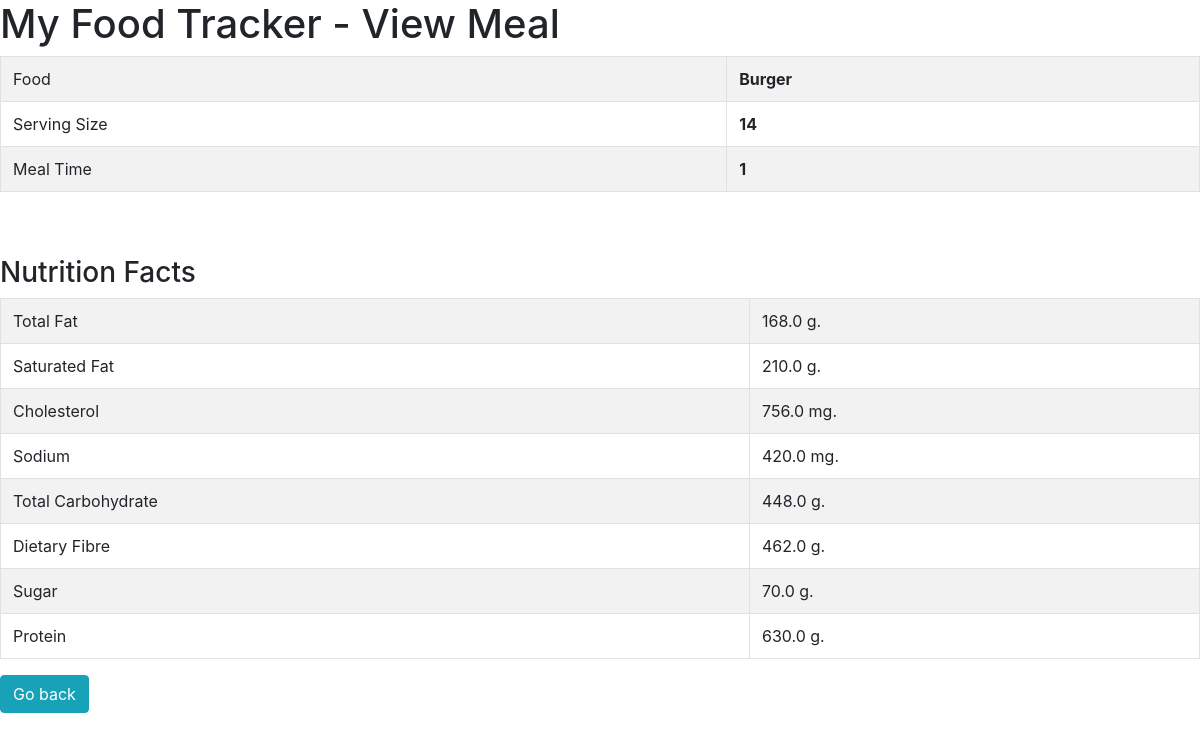
The page /view_meal/1 on the database its author committed.
### food/models.py (models this page shows, shortened)
class Meal(models.Model):
	BREAKFAST = 1
	MORNING_SNACK = 2
	LUNCH = 3
	AFTERNOON_SNACK = 4
	DINNER = 5
	EVENING_SNACK = 6
	MEAL_TIME_TYPES = (
		(BREAKFAST, "Breakfast"),
		(MORNING_SNACK, "Morning Snack"),
		(LUNCH, "Lunch"),
		(AFTERNOON_SNACK, "Afternoon Snack"),
		(DINNER, "Dinner"),
		(EVENING_SNACK, "Evening Snack")
	)
	food = models.ForeignKey(Food, verbose_name="Food" , on_delete = models.CASCADE)
	serving_size = models.IntegerField(verbose_name="Serving Size")
	meal_time = models.IntegerField(verbose_name="Meal Time", choices=MEAL_TIME_TYPES)
	def get_total_totalfat(self):
		return self.serving_size * self.food.total_fat
	def get_total_satfat(self):
		return self.serving_size * self.food.saturated_fat
	def get_total_cholesterol(self):
		return self.serving_size * self.food.cholesterol
	def get_total_sodium(self):
		return self.serving_size * self.food.sodium
	def get_total_carbs(self):
		return self.serving_size * self.food.total_carbohydrate
	def get_total_fibre(self):
		return self.serving_size * self.food.dietary_fibre
	def get_total_sugar(self):
		return self.serving_size * self.food.sugar
	def get_total_protein(self):
		return self.serving_size * self.food.protein

class Food(models.Model):
	name = models.CharField(verbose_name = "Food Name", max_length = 200)
	calories = models.FloatField(verbose_name = "Calories (kcal)")
	total_fat = models.FloatField(verbose_name = "Total Fat (g)")
	saturated_fat = models.FloatField(verbose_name = "Saturated Fat (g)")
	cholesterol = models.FloatField(verbose_name = "Cholesterol (mg)")
	sodium = models.FloatField(verbose_name = "Sodium (mg)")
	total_carbohydrate = models.FloatField(verbose_name = "Total Carbohydrate (g)")
	dietary_fibre = models.FloatField(verbose_name = "Dietary Fibre (g)")
	sugar = models.FloatField(verbose_name = "Sugar (g)")
	protein = models.FloatField(verbose_name = "Protein (g)")
	def __str__(self):
		return "%s" % self.name

### food/views.py (the view)
# urls.py: url(r'^view_meal/(?P<meal_id>\d+)$', view_meal, name = 'view_meal'),
def view_meal(request, meal_id):
	template = "view_meal.html"
	meals = Meal.objects.get(id = int(meal_id))
	foods = Food.objects.get(id = int(meal_id))
	context = {
		'meals': meals,
		'foods': foods,
	}
	return render(request, template, context)

### templates/view_meal.html (shortened to what this page needs)
<html>
	<head>
		<link rel="stylesheet" href="https://stackpath.bootstrapcdn.com/bootstrap/4.1.1/css/bootstrap.min.css">
	</head>
	<body>
		<h1>My Food Tracker - View Meal</h1>
			<table class="table table-striped table-bordered">
				<tr>
					<td>Food</td>
					<td><b>{{ meals.food }}</b></td>
				</tr>
				<tr>
					<td>Serving Size</td>
					<td><b>{{ meals.serving_size }}</b></td>
				</tr>
				<tr>
					<td>Meal Time</td>
					<td><b>{{ meals.meal_time }}</b></td>
				</tr>
			</table>
<br><br>
<h3>Nutrition Facts</h3>
			<table class="table table-striped table-bordered">
				<tr>
					<td>Total Fat</td>
					<td>{{ meals.get_total_totalfat }} g.</td>
				</tr>
				<tr>
					<td>Saturated Fat</td>
					<td>{{ meals.get_total_satfat }} g.</td>
				</tr>
				<tr>
					<td>Cholesterol</td>
					<td>{{ meals.get_total_cholesterol }} mg.</td>
				</tr>
				<tr>
					<td>Sodium</td>
					<td>{{ meals.get_total_sodium }} mg.</td>
				</tr>
				<tr>
					<td>Total Carbohydrate</td>
					<td>{{ meals.get_total_carbs }} g.</td>
				</tr>
				<tr>
					<td>Dietary Fibre</td>
					<td>{{ meals.get_total_fibre }} g.</td>
				</tr>
				<tr>
					<td>Sugar</td>
					<td>{{ meals.get_total_sugar }} g.</td>
				</tr>
				<tr>
					<td>Protein</td>
					<td>{{ meals.get_total_protein }} g.</td>
				</tr>
			</table>
			<a class="btn btn-info" href="{% url 'food:index' %}">Go back</a>
	</body>
</html>

### rows shown on the page
Meal: food "Burger", serving_size "14", meal_time "1", get_total_totalfat "168.0", get_total_satfat "210.0", get_total_cholesterol "756.0", get_total_sodium "420.0", get_total_carbs "448.0", get_total_fibre "462.0", get_total_sugar "70.0", get_total_protein "630.0"
